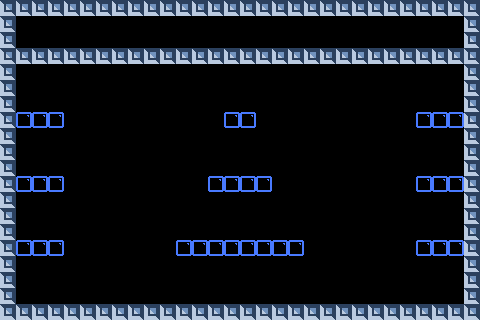

Rendered tile map (Tiled .tmx) drawn with the repository's tilesets; below, a short description and the map source with its tile grids summarised:
An orthogonal 30x20 tile map with 16x16 px tiles, 2 tile layers (bricks, solidbricks), 6 tilesets and 18 objects (6x PowerUpSpawnPoint, 4x downwardShooterEnemySpawnPoint, 3x StarInGameCurrency, SpawnPoint, TimeBomb, ...).

<map version="1.0" orientation="orthogonal" width="30" height="20" tilewidth="16" tileheight="16">
 <tileset firstgid="1" name="TileSetTemplate" tilewidth="16" tileheight="16">
  <image source="TileSetTemplate.png" width="64" height="64" />
 </tileset>
 <tileset firstgid="17" name="TileSetTemplateSolid" tilewidth="16" tileheight="16">
  <image source="TileSetTemplateSolid.png" width="64" height="64" />
 </tileset>
 <tileset firstgid="33" name="Tile D (1)" tilewidth="16" tileheight="16">
  <image source="Tile D (1).png" width="16" height="16" />
 </tileset>
 <tileset firstgid="34" name="Tile H (1)" tilewidth="16" tileheight="16">
  <image source="Tile H (1).png" width="16" height="16" />
 </tileset>
 <tileset firstgid="35" name="Tile 5 Blue" tilewidth="16" tileheight="16">
  <image source="Tile 5 Blue.png" width="16" height="16" />
 </tileset>
 <tileset firstgid="36" name="Tile 13 GrayBlue" tilewidth="16" tileheight="16">
  <image source="Tile 13 GrayBlue.png" width="16" height="16" />
 </tileset>
 <layer name="bricks" width="30" height="20">
  <data>[600 cells, 32 non-empty, 1 distinct tile ids]</data>
 </layer>
 <layer name="solidbricks" width="30" height="20">
  <data>[600 cells, 124 non-empty, 1 distinct tile ids]</data>
 </layer>
 <objectgroup name="Objects" width="30" height="20">
  <object x="441" y="107" height="1" />
  <object name="SpawnPoint" x="38" y="288">
   <properties>
    <property name="SpawnPoint" value="1" />
   </properties>
  </object>
  <object name="downwardShooterEnemySpawnPoint" x="91" y="33">
   <properties>
    <property name="WalkRightFirst" value="YES" />
    <property name="downwardShooterEnemySpawnPoint" value="1" />
   </properties>
  </object>
  <object name="downwardShooterEnemySpawnPoint" x="114" y="34">
   <properties>
    <property name="WalkRightFirst" value="YES" />
    <property name="downwardShooterEnemySpawnPoint" value="1" />
   </properties>
  </object>
  <object name="downwardShooterEnemySpawnPoint" x="393" y="33">
   <properties>
    <property name="WalkRightFirst" value="NO" />
    <property name="downwardShooterEnemySpawnPoint" value="1" />
   </properties>
  </object>
  <object name="downwardShooterEnemySpawnPoint" x="371" y="33">
   <properties>
    <property name="WalkRightFirst" value="NO" />
    <property name="downwardShooterEnemySpawnPoint" value="1" />
   </properties>
  </object>
  <object name="TimeBomb" x="241" y="101">
   <properties>
    <property name="TimeBomb" value="1" />
   </properties>
  </object>
  <object name="StarInGameCurrency" x="100" y="75">
   <properties>
    <property name="StarInGameCurrency" value="1" />
   </properties>
  </object>
  <object name="StarInGameCurrency" x="393" y="79">
   <properties>
    <property name="StarInGameCurrency" value="1" />
   </properties>
  </object>
  <object name="StarInGameCurrency" x="242" y="226">
   <properties>
    <property name="StarInGameCurrency" value="1" />
   </properties>
  </object>
  <object name="PowerUpSpawnPoint" x="32" y="100">
   <properties>
    <property name="PowerUpSpawnPoint" value="0" />
   </properties>
  </object>
  <object name="PowerUpSpawnPoint" x="55" y="100">
   <properties>
    <property name="PowerUpSpawnPoint" value="1" />
   </properties>
  </object>
  <object name="PowerUpSpawnPoint" x="451" y="100">
   <properties>
    <property name="PowerUpSpawnPoint" value="4" />
   </properties>
  </object>
  <object name="PowerUpSpawnPoint" x="428" y="100">
   <properties>
    <property name="PowerUpSpawnPoint" value="3" />
   </properties>
  </object>
  <object name="PowerUpSpawnPoint" x="443" y="162">
   <properties>
    <property name="PowerUpSpawnPoint" value="5" />
   </properties>
  </object>
  <object name="PowerUpSpawnPoint" x="38" y="161">
   <properties>
    <property name="PowerUpSpawnPoint" value="2" />
   </properties>
  </object>
  <object name="skeletonWhaleSpawnPoint" x="241" y="34">
   <properties>
    <property name="skeletonWhaleSpawnPoint" value="1" />
   </properties>
  </object>
  <object name="ExitDoor" x="241" y="146">
   <properties>
    <property name="ExitDoor" value="1" />
   </properties>
  </object>
 </objectgroup>
</map>
